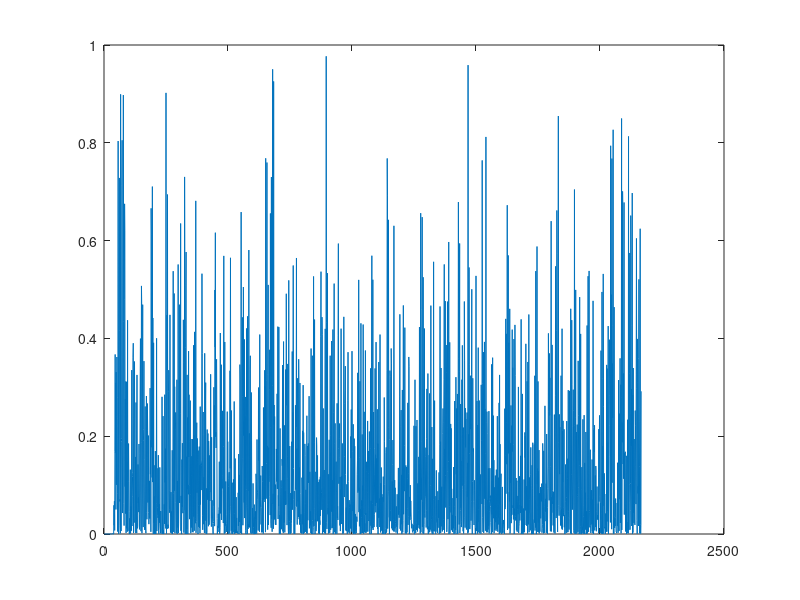

Write MATLAB code to recreate this figure.
clear
close all
clc


%save('cic_input.txt','simout','-ascii')

fid = fopen('./hls_cic/solution1/csim/build/out.dat', 'r');
S = fscanf(fid,'%f',[1 inf]);
fclose(fid);
plot(S)

